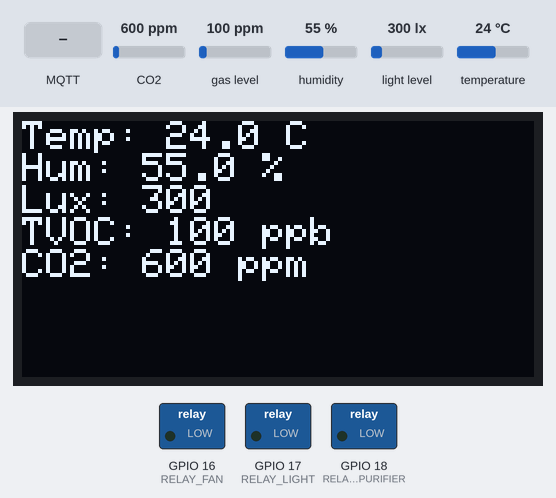
Simulated run of this sketch. Board: ESP32. Shown: 128×64 one-colour display, switched loads named in the sketch (green lamp = pin HIGH). Inputs (shaded band) come from the test bench; at power-on: CO2 600 ppm, light level 300 lx, gas level 100 ppm, humidity 55 %, temperature 24 °C. WiFi joins after 1.5 s; servers stay silent unless stated; no MQTT or app messages arrive unless stated; what the sketch prints to the serial monitor is not drawn.

Above: at 2.7 s.
2.8 s: CO2 set to 967 ppm
At 4.6 s:
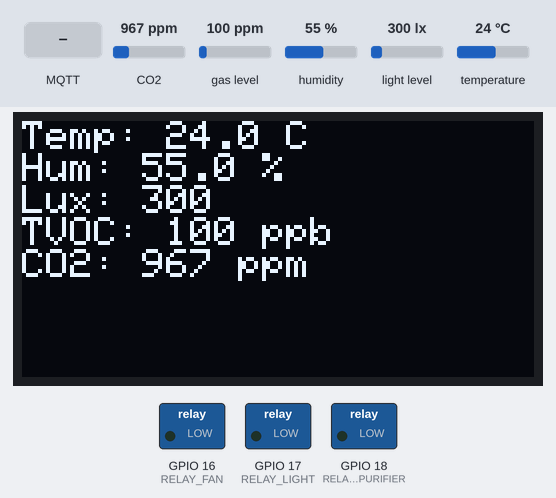
5.2 s: CO2 set to 1038 ppm
At 6.2 s:
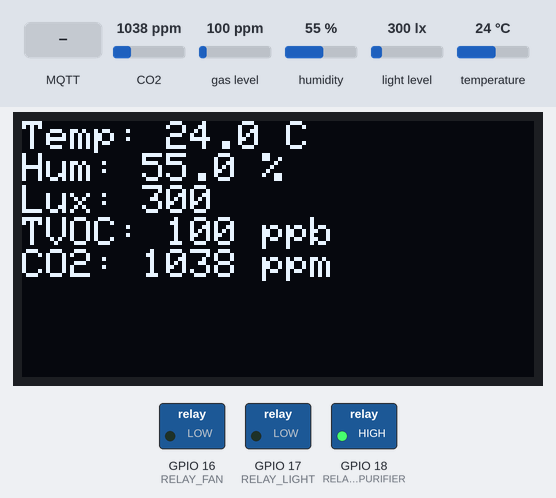
7.3 s: light level set to 160 lx
At 9.0 s:
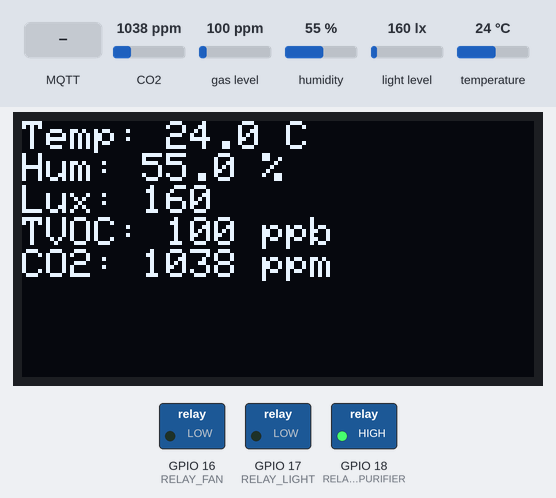
9.3 s: light level set to 142 lx
At 10.6 s:
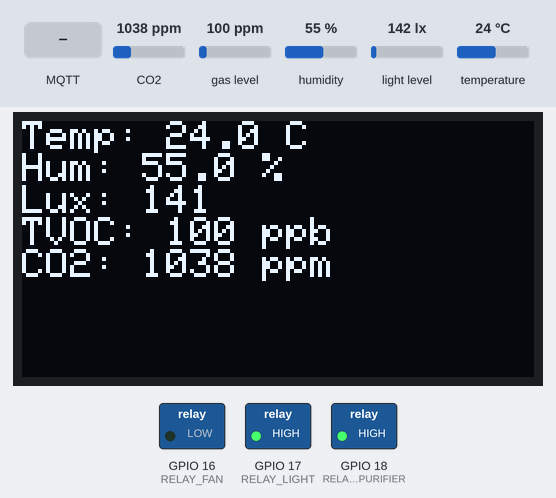
11.4 s: MQTT message "temp:" arrives on the first subscribed topic
At 13.2 s:
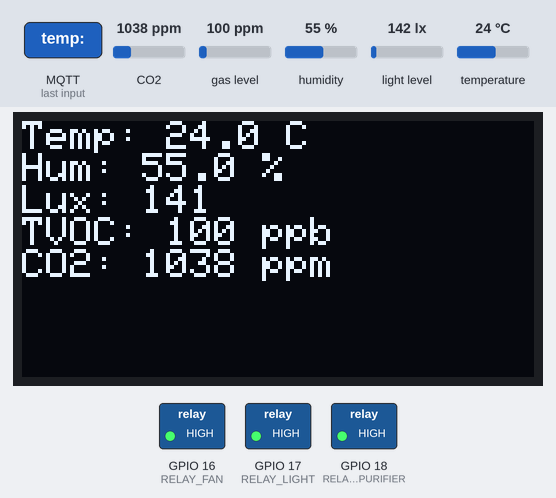
13.5 s: MQTT message "light:" arrives on the first subscribed topic
At 15.1 s:
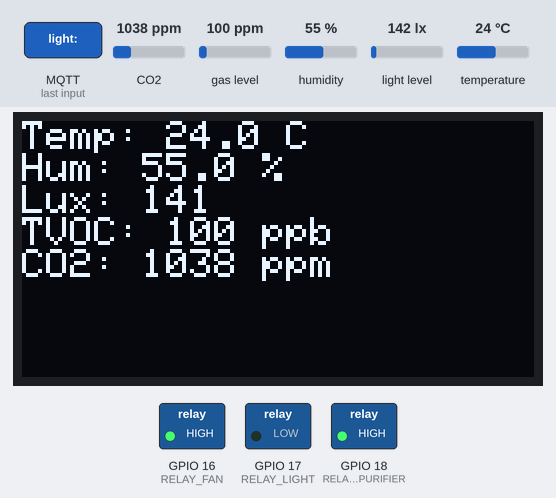
Timing chart, 0 to 16.5 s (numbered marks = the images above; inputs shaded):
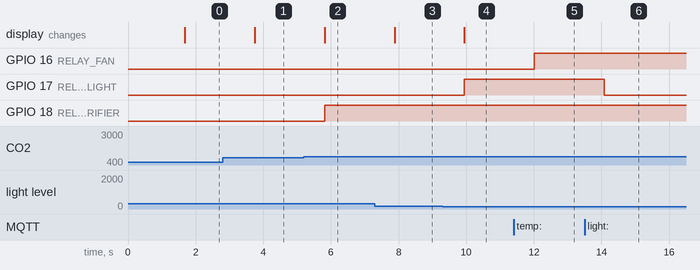

Measured:
- the behaviour switches between 1000 and 1001 ppm on CO2 (found by bisection; images 1 and 2)
- the behaviour switches between 150 and 149 lx on light level (found by bisection; images 3 and 4)
- after the input at 2.8 s, the display: changes after 0.94 s (image 1)
- after the input at 5.2 s, GPIO 18 (RELAY_PURIFIER): LOW → HIGH after 0.61 s; the display: changes after 0.61 s (image 2)
- after the input at 7.3 s, the display: changes after 0.58 s (image 3)
- after the input at 9.3 s, GPIO 17 (RELAY_LIGHT): LOW → HIGH after 0.65 s; the display: changes after 0.65 s (image 4)
- after the input at 11.4 s, GPIO 16 (RELAY_FAN): LOW → HIGH after 0.62 s
- after the input at 13.5 s, GPIO 17 (RELAY_LIGHT): HIGH → LOW after 0.58 s

The sketch:

src.ino
```cpp
// ESP32 智能家居环境监测与控制系统示例程序
// 该文件基于Arduino框架设计，适配ESP32-WROOM-32E模块

#include "../inc/main.h"
#include <WiFi.h>
#include <PubSubClient.h>
#include <Wire.h>
#include <Adafruit_SHT31.h>
#include <BH1750.h>
#include <Adafruit_SGP30.h>
#include <Adafruit_GFX.h>
#include <Adafruit_SSD1306.h>

// Wi-Fi and MQTT settings
const char *WIFI_SSID = "your_ssid";
const char *WIFI_PASSWORD = "your_password";
const char *MQTT_SERVER = "mqtt.example.com";
const int MQTT_PORT = 1883;
const char *MQTT_TOPIC_DATA = "home/env/data";
const char *MQTT_TOPIC_CMD = "home/env/cmd";

// Relay output pins
const int RELAY_FAN = 16;
const int RELAY_LIGHT = 17;
const int RELAY_PURIFIER = 18;

// Thresholds (可远程调整)
int thresholdTemp = 28;
int thresholdLight = 150;
int thresholdTVOC = 200;
int thresholdCO2 = 1000;

// Sensor and display objects
Adafruit_SHT31 sht30 = Adafruit_SHT31();
BH1750 bh1750;
Adafruit_SGP30 sgp30;
Adafruit_SSD1306 display(128, 64, &Wire, -1);

WiFiClient wifiClient;
PubSubClient mqttClient(wifiClient);

float temperature = 0.0;
float humidity = 0.0;
uint16_t luxValue = 0;
uint16_t tvoc = 0;
uint16_t co2 = 0;

void setup()
{
    Serial.begin(115200);
    pinMode(RELAY_FAN, OUTPUT);
    pinMode(RELAY_LIGHT, OUTPUT);
    pinMode(RELAY_PURIFIER, OUTPUT);
    digitalWrite(RELAY_FAN, LOW);
    digitalWrite(RELAY_LIGHT, LOW);
    digitalWrite(RELAY_PURIFIER, LOW);

    Wire.begin();
    if (!sht30.begin(0x44))
    {
        Serial.println("SHT30 init failed");
    }
    if (!bh1750.begin())
    {
        Serial.println("BH1750 init failed");
    }
    if (!sgp30.begin())
    {
        Serial.println("SGP30 init failed");
    }
    else if (!sgp30.IAQinit())
    {
        Serial.println("SGP30 IAQ init failed");
    }

    if (!display.begin(SSD1306_SWITCHCAPVCC, 0x3C))
    {
        Serial.println("SSD1306 init failed");
    }
    display.clearDisplay();
    display.display();

    setupWiFi();
    mqttClient.setServer(MQTT_SERVER, MQTT_PORT);
    mqttClient.setCallback(handleMqtt);
}

void loop()
{
    if (!mqttClient.connected())
    {
        reconnectMqtt();
    }
    mqttClient.loop();

    readSensors();
    updateDisplay();
    publishData();
    controlDevices();
    delay(2000);
}

void setupWiFi()
{
    Serial.printf("Connecting to WiFi %s...\n", WIFI_SSID);
    WiFi.begin(WIFI_SSID, WIFI_PASSWORD);
    while (WiFi.status() != WL_CONNECTED)
    {
        delay(500);
        Serial.print('.');
    }
    Serial.println(" connected");
}

void reconnectMqtt()
{
    while (!mqttClient.connected())
    {
        if (mqttClient.connect("ESP32SmartHome"))
        {
            mqttClient.subscribe(MQTT_TOPIC_CMD);
            Serial.println("MQTT connected");
        }
        else
        {
            Serial.print("MQTT connect failed, rc=");
            Serial.print(mqttClient.state());
            Serial.println(" retrying...");
            delay(2000);
        }
    }
}

void handleMqtt(char *topic, byte *payload, unsigned int length)
{
    String msg;
    for (unsigned int i = 0; i < length; i++)
    {
        msg += (char)payload[i];
    }
    if (String(topic) == MQTT_TOPIC_CMD)
    {
        parseCommand(msg);
    }
}

void parseCommand(const String &cmd)
{
    if (cmd.startsWith("temp:"))
    {
        thresholdTemp = cmd.substring(5).toInt();
    }
    else if (cmd.startsWith("light:"))
    {
        thresholdLight = cmd.substring(6).toInt();
    }
    else if (cmd.startsWith("tvoc:"))
    {
        thresholdTVOC = cmd.substring(5).toInt();
    }
    else if (cmd.startsWith("co2:"))
    {
        thresholdCO2 = cmd.substring(4).toInt();
    }
    else if (cmd == "fan:on")
    {
        digitalWrite(RELAY_FAN, HIGH);
    }
    else if (cmd == "fan:off")
    {
        digitalWrite(RELAY_FAN, LOW);
    }
    else if (cmd == "light:on")
    {
        digitalWrite(RELAY_LIGHT, HIGH);
    }
    else if (cmd == "light:off")
    {
        digitalWrite(RELAY_LIGHT, LOW);
    }
    else if (cmd == "purifier:on")
    {
        digitalWrite(RELAY_PURIFIER, HIGH);
    }
    else if (cmd == "purifier:off")
    {
        digitalWrite(RELAY_PURIFIER, LOW);
    }
}

void readSensors()
{
    temperature = sht30.readTemperature();
    humidity = sht30.readHumidity();
    luxValue = bh1750.readLightLevel();
    if (!sgp30.IAQmeasure())
    {
        Serial.println("SGP30 measure failed");
    }
    tvoc = sgp30.TVOC;
    co2 = sgp30.eCO2;
}

void updateDisplay()
{
    display.clearDisplay();
    display.setTextSize(1);
    display.setTextColor(WHITE);
    display.setCursor(0, 0);
    display.print("Temp: ");
    display.print(temperature, 1);
    display.println(" C");
    display.print("Hum: ");
    display.print(humidity, 1);
    display.println(" %");
    display.print("Lux: ");
    display.println(luxValue);
    display.print("TVOC: ");
    display.print(tvoc);
    display.println(" ppb");
    display.print("CO2: ");
    display.print(co2);
    display.println(" ppm");
    display.display();
}

void publishData()
{
    String payload = "{";
    payload += "\"temperature\":" + String(temperature, 1) + ",";
    payload += "\"humidity\":" + String(humidity, 1) + ",";
    payload += "\"lux\":" + String(luxValue) + ",";
    payload += "\"tvoc\":" + String(tvoc) + ",";
    payload += "\"co2\":" + String(co2) + "}";
    mqttClient.publish(MQTT_TOPIC_DATA, payload.c_str());
}

void controlDevices()
{
    bool fanOn = temperature > thresholdTemp;
    bool lightOn = luxValue < thresholdLight;
    bool purifierOn = tvoc > thresholdTVOC || co2 > thresholdCO2;

    digitalWrite(RELAY_FAN, fanOn ? HIGH : LOW);
    digitalWrite(RELAY_LIGHT, lightOn ? HIGH : LOW);
    digitalWrite(RELAY_PURIFIER, purifierOn ? HIGH : LOW);
}
```
